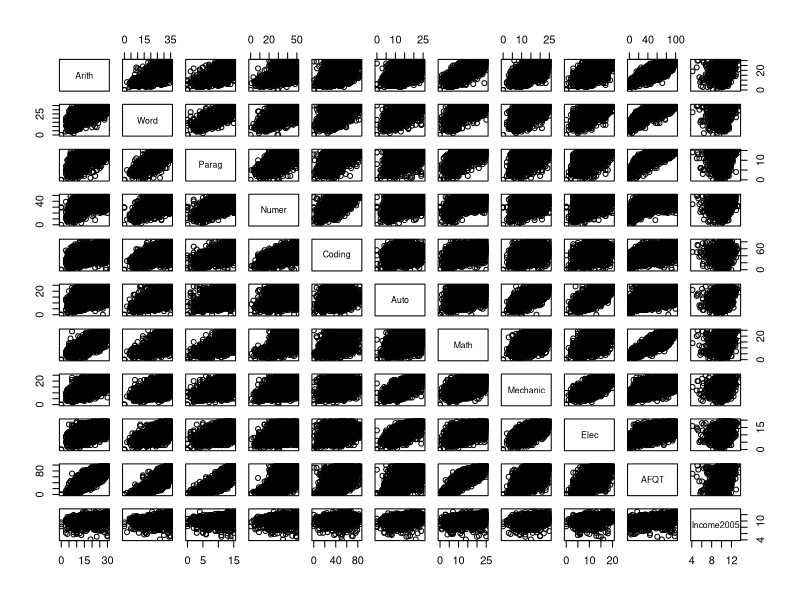

The R source for this figure:
## ---- chunk 1
# Loading and cleaning of data.
iq <- read.csv("IQ.Full.csv")
iq[nrow(iq), ]
names(iq)
iq$Imagazine <- as.factor(iq$Imagazine)
iq$Inewspaper <- as.factor(iq$Inewspaper) 
iq$Ilibrary <- as.factor(iq$Ilibrary)
iq$Race <- as.factor(iq$Race)
iq$Gender <- as.factor(iq$Gender)
iq$Income2005 <- log(iq$Income2005)
iq <- iq[, -1]
iq <- iq[, -c(22:31)]
str(iq)
index1 <- sample(nrow(iq), 200)
iq1 <- iq[index1, ]
str(iq1)
summary(iq1)
cor(iq[, 11:21]) # ASVAB tests are highly correlated
pairs(iq[, 11:21]) # 
